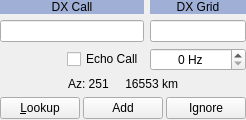
          <widget class="QWidget" name="DX_controls_widget" native="true">
           <property name="sizePolicy">
            <sizepolicy hsizetype="Preferred" vsizetype="Fixed">
             <horstretch>0</horstretch>
             <verstretch>0</verstretch>
            </sizepolicy>
           </property>
           <property name="minimumSize">
            <size>
             <width>114</width>
             <height>0</height>
            </size>
           </property>
           <layout class="QVBoxLayout" name="verticalLayout_110">
            <property name="leftMargin">
             <number>0</number>
            </property>
            <property name="topMargin">
             <number>0</number>
            </property>
            <property name="rightMargin">
             <number>0</number>
            </property>
            <property name="bottomMargin">
             <number>1</number>
            </property>
            <item>
             <layout class="QGridLayout" name="gridLayout_14" columnstretch="3,2">
              <item row="0" column="0">
               <widget class="QPushButton" name="DX_Call_Button">
                <property name="sizePolicy">
                 <sizepolicy hsizetype="Preferred" vsizetype="Preferred">
                  <horstretch>0</horstretch>
                  <verstretch>0</verstretch>
                 </sizepolicy>
                </property>
                <property name="minimumSize">
                 <size>
                  <width>0</width>
                  <height>0</height>
                 </size>
                </property>
                <property name="focusPolicy">
                 <enum>Qt::StrongFocus</enum>
                </property>
                <property name="toolTip">
                 <string>&lt;html&gt;&lt;head/&gt;&lt;body&gt;&lt;p&gt;Toggle Wait &amp;amp; Call On/Off. Right-click to clear the DX Call box.&lt;/p&gt;&lt;/body&gt;&lt;/html&gt;</string>
                </property>
                <property name="styleSheet">
                 <string notr="true">QPushButton {
	background-color: #9fafd5;
    border: none;
}</string>
                </property>
                <property name="text">
                 <string>DX Call</string>
                </property>
                <property name="checkable">
                 <bool>true</bool>
                </property>
               </widget>
              </item>
              <item row="2" column="1">
               <widget class="HintedSpinBox" name="sbToneSpacing">
                <property name="alignment">
                 <set>Qt::AlignCenter</set>
                </property>
                <property name="suffix">
                 <string> Hz</string>
                </property>
               </widget>
              </item>
              <item row="1" column="0">
               <widget class="QLineEdit" name="dxCallEntry">
                <property name="toolTip">
                 <string>Callsign of station to be worked</string>
                </property>
                <property name="text">
                 <string/>
                </property>
                <property name="alignment">
                 <set>Qt::AlignCenter</set>
                </property>
               </widget>
              </item>
              <item row="1" column="1">
               <widget class="QLineEdit" name="dxGridEntry">
                <property name="toolTip">
                 <string>Locator of station to be worked</string>
                </property>
                <property name="text">
                 <string/>
                </property>
                <property name="alignment">
                 <set>Qt::AlignCenter</set>
                </property>
               </widget>
              </item>
              <item row="0" column="1">
               <widget class="QLabel" name="label_4">
                <property name="sizePolicy">
                 <sizepolicy hsizetype="Preferred" vsizetype="Fixed">
                  <horstretch>0</horstretch>
                  <verstretch>0</verstretch>
                 </sizepolicy>
                </property>
                <property name="palette">
                 <palette>
                  <active>
                   <colorrole role="Base">
                    <brush brushstyle="SolidPattern">
                     <color alpha="255">
                      <red>252</red>
                      <green>252</green>
                      <blue>252</blue>
                     </color>
                    </brush>
                   </colorrole>
                   <colorrole role="Window">
                    <brush brushstyle="SolidPattern">
                     <color alpha="255">
                      <red>159</red>
                      <green>175</green>
                      <blue>213</blue>
                     </color>
                    </brush>
                   </colorrole>
                  </active>
                  <inactive>
                   <colorrole role="Base">
                    <brush brushstyle="SolidPattern">
                     <color alpha="255">
                      <red>252</red>
                      <green>252</green>
                      <blue>252</blue>
                     </color>
                    </brush>
                   </colorrole>
                   <colorrole role="Window">
                    <brush brushstyle="SolidPattern">
                     <color alpha="255">
                      <red>159</red>
                      <green>175</green>
                      <blue>213</blue>
                     </color>
                    </brush>
                   </colorrole>
                  </inactive>
                  <disabled>
                   <colorrole role="Base">
                    <brush brushstyle="SolidPattern">
                     <color alpha="255">
                      <red>159</red>
                      <green>175</green>
                      <blue>213</blue>
                     </color>
                    </brush>
                   </colorrole>
                   <colorrole role="Window">
                    <brush brushstyle="SolidPattern">
                     <color alpha="255">
                      <red>159</red>
                      <green>175</green>
                      <blue>213</blue>
                     </color>
                    </brush>
                   </colorrole>
                  </disabled>
                 </palette>
                </property>
                <property name="autoFillBackground">
                 <bool>true</bool>
                </property>
                <property name="text">
                 <string>DX Grid</string>
                </property>
                <property name="alignment">
                 <set>Qt::AlignCenter</set>
                </property>
                <property name="margin">
                 <number>5</number>
                </property>
                <property name="indent">
                 <number>2</number>
                </property>
                <property name="buddy">
                 <cstring>dxGridEntry</cstring>
                </property>
               </widget>
              </item>
              <item row="2" column="0">
               <layout class="QHBoxLayout" name="horizontalLayout">
                <item>
                 <spacer name="horizontalSpacer_4">
                  <property name="orientation">
                   <enum>Qt::Horizontal</enum>
                  </property>
                  <property name="sizeHint" stdset="0">
                   <size>
                    <width>40</width>
                    <height>20</height>
                   </size>
                  </property>
                 </spacer>
                </item>
                <item>
                 <widget class="QCheckBox" name="cbEchoCall">
                  <property name="text">
                   <string>Echo Call</string>
                  </property>
                 </widget>
                </item>
               </layout>
              </item>
             </layout>
            </item>
            <item>
             <widget class="QLabel" name="labAz">
              <property name="sizePolicy">
               <sizepolicy hsizetype="Preferred" vsizetype="Fixed">
                <horstretch>0</horstretch>
                <verstretch>0</verstretch>
               </sizepolicy>
              </property>
              <property name="autoFillBackground">
               <bool>true</bool>
              </property>
              <property name="text">
               <string>Az: 251     16553 km</string>
              </property>
              <property name="alignment">
               <set>Qt::AlignCenter</set>
              </property>
              <property name="indent">
               <number>4</number>
              </property>
             </widget>
            </item>
            <item>
             <layout class="QHBoxLayout" name="lookup_control_layout">
              <property name="spacing">
               <number>3</number>
              </property>
              <item>
               <widget class="QPushButton" name="lookupButton">
                <property name="minimumSize">
                 <size>
                  <width>0</width>
                  <height>0</height>
                 </size>
                </property>
                <property name="focusPolicy">
                 <enum>Qt::StrongFocus</enum>
                </property>
                <property name="toolTip">
                 <string>&lt;html&gt;&lt;head/&gt;&lt;body&gt;&lt;p&gt;Search for callsign in database. &lt;br&gt;Right-click searches for callsign on QRZ.com.&lt;/p&gt;&lt;/body&gt;&lt;/html&gt;</string>
                </property>
                <property name="text">
                 <string>&amp;Lookup</string>
                </property>
               </widget>
              </item>
              <item>
               <widget class="QPushButton" name="addButton">
                <property name="minimumSize">
                 <size>
                  <width>0</width>
                  <height>0</height>
                 </size>
                </property>
                <property name="focusPolicy">
                 <enum>Qt::StrongFocus</enum>
                </property>
                <property name="toolTip">
                 <string>&lt;html&gt;&lt;head/&gt;&lt;body&gt;&lt;p&gt;Add callsign and locator to database. &lt;br&gt;Right-click searches for callsign on hamqth.com.&lt;/p&gt;&lt;/body&gt;&lt;/html&gt;</string>
                </property>
                <property name="text">
                 <string>Add</string>
                </property>
               </widget>
              </item>
              <item>
               <widget class="QPushButton" name="ignoreButton">
                <property name="minimumSize">
                 <size>
                  <width>0</width>
                  <height>0</height>
                 </size>
                </property>
                <property name="focusPolicy">
                 <enum>Qt::StrongFocus</enum>
                </property>
                <property name="toolTip">
                 <string>&lt;html&gt;&lt;head/&gt;&lt;body&gt;&lt;p&gt;Put callsign on the Ignore List.&lt;br&gt;Right-click searches for callsign on qrzcq.com.&lt;/p&gt;&lt;/body&gt;&lt;/html&gt;</string>
                </property>
                <property name="text">
                 <string>Ignore</string>
                </property>
               </widget>
              </item>
             </layout>
            </item>
           </layout>
          </widget>
